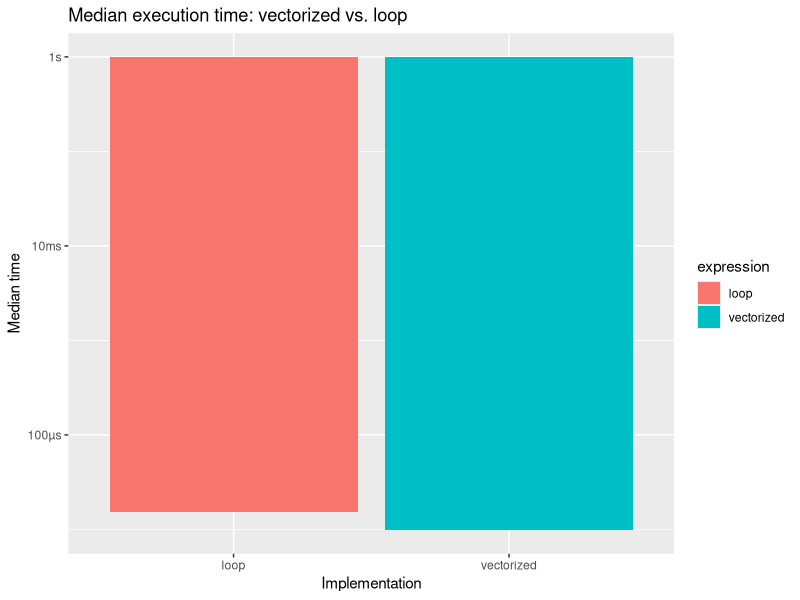
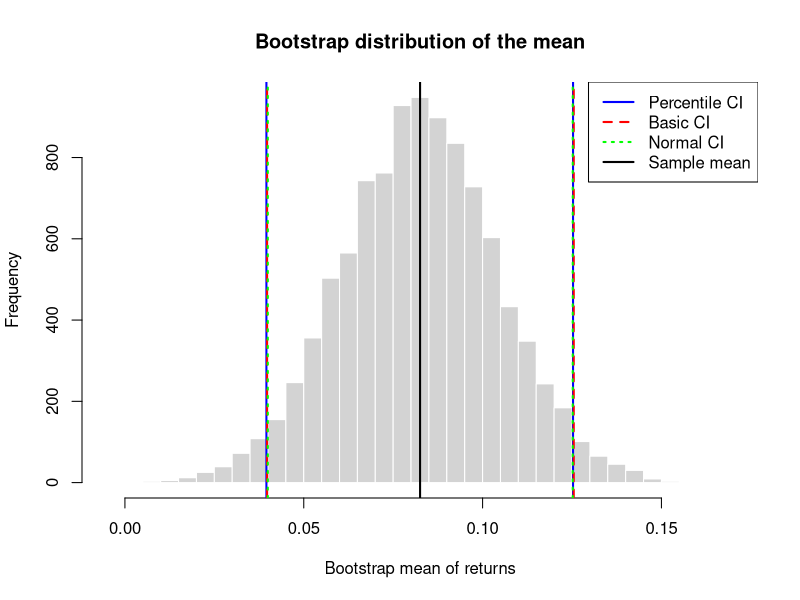
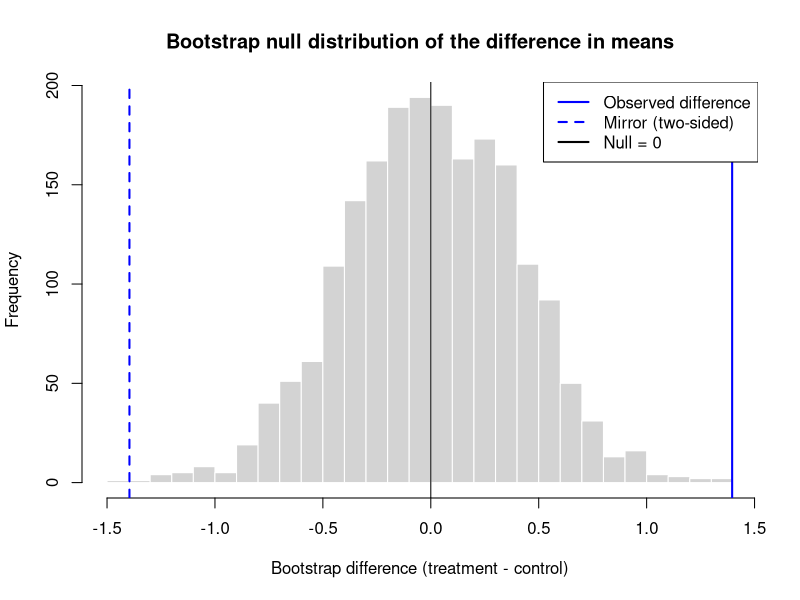

These figures' R source, in order:
## ---- chunk 1
df <- iris
head(iris)
#dim(df)
#colSums(is.na(df))
## ---- chunk 2
vectorized_zscore <- function(x){
  z = (x - mean(x))/sd(x)
  return(z)
}

loop_zscore <- function(x){
  n <- length(x)
  
  # calc mean
  sum_x <- 0
  for (i in seq_len(n)){
    sum_x <- sum_x + x[i]
  }
  mean_x <- sum_x/n
  
  # calc sd
  sum_sd <- 0
  for (i in seq_len(n)){
    sum_sd <- sum_sd + (x[i] - mean_x)^2
  }
  sd_x <- sqrt(sum_sd/(n - 1))
  
  z <- numeric(n) # pre allocate
  for (i in seq_len(n)){
    z[i] <- (x[i] - mean_x)/sd_x
  }
  
  return(z)
}
## ---- chunk 3
x <- df$Sepal.Length
vectorized_z <- vectorized_zscore(x)
loop_z <- loop_zscore(x)

#head(vectorized)
#head(loop_z)
all.equal(vectorized_z, loop_z)
## ---- chunk 4
library(bench)
library(ggplot2)
library(dplyr)
## ---- chunk 5
bm <- bench::mark(
  vectorized = vectorized_zscore(x),
  loop = loop_zscore(x),
  iterations = 50
)

bm
## ---- chunk 6
#str(bm)
bm$expression <- as.character(bm$expression)

ggplot(data = bm, mapping = aes(x = expression, y = median, fill = expression)) +
  geom_col() +
  labs(title = "Median execution time: vectorized vs. loop",
       x = "Implementation",
       y = "Median time")
## ---- chunk 7
df1 <- ChickWeight
head(ChickWeight)
#str(ChickWeight)
## ---- chunk 8
chick_gw <- df1 |>
  group_by(Chick) |>
  mutate(
    Growth.Rate = (weight - first(weight)) / (Time - first(Time)),
    Weight.Gain.Percent = (last(weight) - first(weight)) / first(weight) * 100
  ) |>
  ungroup()

chick_summary <- chick_gw |>
  group_by(Chick, Diet) |>
  summarise(
    chick_ag = mean(Growth.Rate, na.rm = TRUE),
    chick_mw = max(weight),
    .groups = "drop"
  )

diet_summary <- chick_summary |>
  group_by(Diet) |>
  summarise(
    avg_gr = mean(chick_ag),
    mean_mw = mean(chick_mw),
    .groups = "drop"
  )
## ---- chunk 9
diet_summary
## ---- chunk 10
library(palmerpenguins)
## ---- chunk 11
unique(penguins$species)

penguin_species <- split(penguins, penguins$species)

penguin_species <- lapply(penguin_species, function(df){
  attr(df, "sample_size") <- nrow(df)
  df
})
## ---- chunk 12
# check
sapply(penguin_species, function(df) attr(df, "sample_size"))

table(penguins$species)
## ---- chunk 13
numeric_data <- penguins[sapply(penguins, is.numeric)]

lapply(numeric_data, mean, na.rm = TRUE)
## ---- chunk 14
library(purrr)

map_dbl(numeric_data, mean, na.rm = TRUE)
## ---- chunk 15
#names(penguins)

# body mass by species
tapply(penguins$body_mass_g, penguins$species, mean, na.rm = TRUE)

# body mass by spices and sex
tapply(penguins$body_mass_g, list(penguins$species, penguins$sex), mean, na.rm = TRUE)
## ---- chunk 16
library(lobstr)
x <- c(1,2,3,4,5)
cat(x,"\n" ,"x address:", obj_addr(x), "\n")
y <- x
cat(y, "\n","y address:", obj_addr(y), "\n")

y[1] <- 6
cat(y,"\n" ,"y address:", obj_addr(y), "\n")

## ---- chunk 17
# original version
system.time({
  result <- numeric(0)
  for (i in 1:10000) {
    result <- c(result, i^2)
  }
})

# my version
system.time({
  result2 <- numeric(10000) # pre allocate
  for (i in 1:10000){
    result2[i] <- i^2
  }
})
## ---- chunk 18
# set up
A <- matrix(c(4, 2, 1, 5), nrow = 2)
B <- matrix(c(3, 1, 0, 2), nrow = 2)
C <- matrix(c(1, 3, 5, 2, 4, 6), nrow = 2)
## ---- chunk 19
A + B
## ---- chunk 20
A * B
## ---- chunk 21
A %*% B
## ---- chunk 22
t(A) %*% C
## ---- chunk 23
solve(A)
## ---- chunk 24
is_symmetric <- function(X){
  # check if input is square
  if (nrow(X) != ncol(X)){
    stop("Input is not square")
  }
  
  # check symmetry
  return(all(X == t(X)))
}

#is_symmetric(A) # False
#test_matrix <- matrix(c(1,2,3, 2,4,5, 3,5,6), nrow = 3)
#is_symmetric((test_matrix))
## ---- chunk 25
is_symmetric(A)
is_symmetric(B)
is_symmetric(t(A) %*% A)
## ---- chunk 26
M <- matrix(c(4, 2, 2, 3), nrow = 2)
#M

eig <- eigen(M)
eigenvalues <- eig$values
eigenvectors <- eig$vectors

eigenvalues
eigenvectors
## ---- chunk 27
    for (i in seq_along(eig$values)){
      xi <- eig$vectors[, i]
      li <- eig$values[i]
      cat("pair", i, all.equal(as.vector(M %*% xi), li * xi), "\n")
    }
## ---- chunk 28
    # P: matrix of eigenvectors
    # D: diagonal matrix of eigenvalues
    # P-1: inverse of P

    P <- eig$vectors
    D <- diag(eig$values)
    P_inverse <- solve(P)

    M_reconstructed <- P %*% D %*% P_inverse
    M_reconstructed
## ---- chunk 29
X <- matrix(c(3, 2, 2, 2, 3, -2, 2, -2, 3), nrow = 3)
#X

# compute SVD 
svd_X <- svd(X)

U <- svd_X$u
D <- svd_X$d
V <- svd_X$v
D

# Rank-1 approx
X_rank1 <- D[1] * U[, 1] %*% t(V[, 1])

# frobenius norm of the difference
frob_norm <- norm(X - X_rank1, type = "F")
frob_norm

# double check
sqrt(D[2]^2 + D[3]^2)

## ---- chunk 30
    set.seed(228)
    n <- 100
    x <- runif(n, -5, 5)
    y <- 3 + 2 * x + rnorm(n, sd = 1)

    X <- cbind(1, x) # col of 1's for intercept, predictor x (slope)
    qr_X <- qr(X)
    beta_qr <- qr.coef(qr_X, y)
    beta_qr

    fit_lm <- lm(y ~ x)
    beta_lm <- coef(fit_lm)
    beta_lm
## ---- chunk 31
    # x1: x coord
    # x2: y coord
    rosenbrock <- function(x){
      x1 <- x[1]
      x2 <- x[2]
      (1-x1)^2 + 100 * (x2 - x1^2)^2
    }

    # testing
    #rosenbrock(c(1,1))
## ---- chunk 32
    rosenbrock_grad <- function(x){
      x1 <- x[1]
      x2 <- x[2]
      
      dfdx1 <- -2 * (1-x1) - 400 * x1 * (x2 - x1^2) # partial with respect to x
      dfdx2 <- 200 * (x2 - x1^2) # partial with respect to y
      
      c(dfdx1, dfdx2)
    }

    # testing
    rosenbrock_grad(c(0,0))
## ---- chunk 33
    gradient_descent <- function(init, grad_fn, learning_rate, max_iter, tol){
      x <- init # initialize at zero
      
      for (i in 1:max_iter){
        # compute gradient
        gradient <- grad_fn(x)
        
        # check convergence, stop if gradient norm below tol
        if(sqrt(sum(gradient^2)) < tol){
          break
        }
        # update x
        x <- x - learning_rate * gradient
      }
      return(list(
        solution = x,
        value = rosenbrock(x),
        iterations = i
      ))
    }
## ---- chunk 34
    result <- gradient_descent(
      init = c(-1.2, 1.0),
      grad_fn = rosenbrock_grad,
      learning_rate = 0.001,
      max_iter = 10000,
      tol = 1e-6
    )

    result
## ---- chunk 35
    result_bfgs <- optim(
      par = c(-1.2, 1.0),
      fn = rosenbrock,
      gr = rosenbrock_grad,
      method = "BFGS"
    )

    result_bfgs
## ---- chunk 36
    result_nm <- optim(
      par = c(-1.2, 1.0),
      fn = rosenbrock,
      method = "Nelder-Mead"
    )

    result_nm
## ---- chunk 37
run_simulation <- function(n_samples, n_reps, dist_type){
  estimates <- matrix(NA,
                      nrow = n_reps,
                      ncol = 3,
                      dimnames = list(NULL, c("mean", "median", "trimmed")))
  
  for (k in seq_len(n_reps)){
    if(dist_type == "normal"){
      x <- rnorm(n_samples, mean = 0, sd = 1)
    } else if (dist_type == "contaminated"){
      n_clean <- rbinom(1, n_samples, 0.9)
      x_clean <- rnorm(n_clean, mean = 0, sd = 1)
      x_cont  <- rnorm(n_samples - n_clean, mean = 0, sd = 10)
      x <- c(x_clean, x_cont)
    } else if (dist_type == "t"){
      x <- rt(n_samples, df = 3)
    } else {
      stop("dist type must be either normal, contaminated, or t")
    }
    estimates[k, "mean"] <- mean(x)
    estimates[k, "median"] <- median(x)
    estimates[k, "trimmed"] <- mean(x, trim = 0.1)
    
  }
  as.data.frame(estimates)
}
## ---- chunk 38
    set.seed(228)
    results_normal <- run_simulation(30, 1000, "normal")
    results_t <- run_simulation(30, 1000, "t")
    results_contaminated <- run_simulation(30, 1000, "contaminated")

    #results_normal
    #results_t
    #results_contaminated

    bias_normal <- colMeans(results_normal)
    bias_t <- colMeans(results_t)
    bias_contaminated <- colMeans(results_contaminated)

    var_normal <- apply(results_normal, 2, var)
    var_t <- apply(results_t, 2, var)
    var_contaminated <- apply(results_contaminated, 2, var)

    mse_normal <- colMeans(results_normal^2)
    mse_t <- colMeans(results_t^2)
    mse_contaminated <- colMeans(results_contaminated^2)

    cat("Normal(0, 1):\n")
    print(rbind(bias = bias_normal, variance = var_normal, mse = mse_normal))

    cat("\nt(df = 3):\n")
    print(rbind(bias = bias_t, variance = var_t, mse = mse_t))

    cat("\nContaminated:\n")
    print(rbind(bias = bias_contaminated, variance = var_contaminated, mse = mse_contaminated))
## ---- chunk 39
    summary_table <- data.frame(
      distribution = rep(c("Normal", "t(df=3)", "Contaminated"), each = 3),
      estimator = rep(c("mean", "median", "trimmed"), times = 3),
      bias = c(bias_normal, bias_t, bias_contaminated),
      variance = c(var_normal, var_t, var_contaminated),
      mse = c(mse_normal, mse_t, mse_contaminated)
    )

    summary_table
## ---- chunk 40
    library(boot)

    bootstrap_mean <- function(data, n_boot = 10000, ci_type = "percentile", conf_level = 0.95){
      sample_mean <- function(data, indices){
        mean(data[indices])
      }
      
      boot_result <- boot(data = data, statistic = sample_mean, R = n_boot)
      se_boot <- sd(boot_result$t)
      
      type_map <- c(percentile = "perc", basic = "basic", normal = "norm")
      boot_type <- type_map[[ci_type]]
      
      ci_result <- boot.ci(boot_result, conf = conf_level, type = boot_type)
      if (ci_type == "percentile"){
        ci <- ci_result$percent[4:5]
      } else if (ci_type == "basic"){
        ci <- ci_result$basic[4:5]
      } else {
        ci <- ci_result$normal[2:3]
      }
      
      list(
        estimate = boot_result$t0,
        se = se_boot,
        ci = ci,
        ci_type = ci_type,
        boot_means = boot_result$t
      )
      
    }
## ---- chunk 41
set.seed(42)
returns <- rnorm(50, mean = 0.08, sd = 0.12)
returns <- returns + rexp(50, rate = 20) - 0.05

set.seed(228); result_pct <- bootstrap_mean(returns, ci_type = "percentile")
set.seed(228); result_basic <- bootstrap_mean(returns, ci_type = "basic")
set.seed(228); result_normal <- bootstrap_mean(returns, ci_type = "normal")

cat("Sample mean:", round(result_pct$estimate, 4), "\n")
cat("Bootstrap SE:", round(result_pct$se, 4), "\n")
cat("Percentile CI:", round(result_pct$ci, 4), "\n")
cat("Basic CI:", round(result_basic$ci, 4), "\n")
cat("Normal CI:", round(result_normal$ci, 4), "\n")
## ---- chunk 42
    boot_means <- result_pct$boot_means

    hist(boot_means,
         breaks = 40,
         main   = "Bootstrap distribution of the mean",
         xlab   = "Bootstrap mean of returns",
         col    = "lightgray",
         border = "white")

    abline(v = result_pct$ci, col = "blue",  lwd = 2, lty = 1)
    abline(v = result_basic$ci, col = "red",   lwd = 2, lty = 2)
    abline(v = result_normal$ci, col = "green", lwd = 2, lty = 3)
    abline(v = mean(returns), col = "black", lwd = 2, lty = 1)

    legend("topright",
           legend = c("Percentile CI", "Basic CI", "Normal CI", "Sample mean"),
           col = c("blue", "red", "green", "black"),
           lty = c(1, 2, 3, 1),
           lwd = 2)
## ---- chunk 43
    bootstrap_ttest <- function(group1, group2, n_boot = 2000){
      obs_diff <- mean(group2) - mean(group1)
      
      pooled_mean <- mean(c(group1, group2))
      group1_shifted <- group1 - mean(group1) + pooled_mean
      group2_shifted <- group2 - mean(group2) + pooled_mean
      
      boot_diffs <- numeric(n_boot)
      for (b in seq_len(n_boot)){
        boot_g1 <- sample(group1_shifted, length(group1_shifted), replace = TRUE)
        boot_g2 <- sample(group2_shifted, length(group2_shifted), replace = TRUE)
        boot_diffs[b] <- mean(boot_g2) - mean(boot_g1)
      }
      
      p_val <- mean(abs(boot_diffs) >= abs(obs_diff))
      
      list(
        obs_diff = obs_diff,
        p_val = p_val,
        boot_diffs = boot_diffs
      )
    }
## ---- chunk 44
    set.seed(123)
    control <- rnorm(40, mean = 10, sd = 2)
    treatment <- rnorm(40, mean = 11.5, sd = 2)

    set.seed(228)
    result <- bootstrap_ttest(control, treatment, n_boot = 2000)
    cat("Observed difference:", round(result$obs_diff, 4), "\n")
    cat("Bootstrap p-value:", round(result$p_val, 4), "\n")

    hist(result$boot_diffs,
         breaks = 40,
         main   = "Bootstrap null distribution of the difference in means",
         xlab   = "Bootstrap difference (treatment - control)",
         col    = "lightgray",
         border = "white")

    abline(v = result$obs_diff,  col = "blue",   lwd = 2)
    abline(v = -result$obs_diff, col = "blue",   lwd = 2, lty = 2)
    abline(v = 0, col = "black", lwd = 1)

    legend("topright",
           legend = c("Observed difference", "Mirror (two-sided)", "Null = 0"),
           col = c("blue", "blue", "black"),
           lty = c(1, 2, 1),
           lwd = 2)
## ---- chunk 45
    t_result <- t.test(treatment, control)
    t_result
## ---- chunk 46
result$p_val
result$obs_diff
